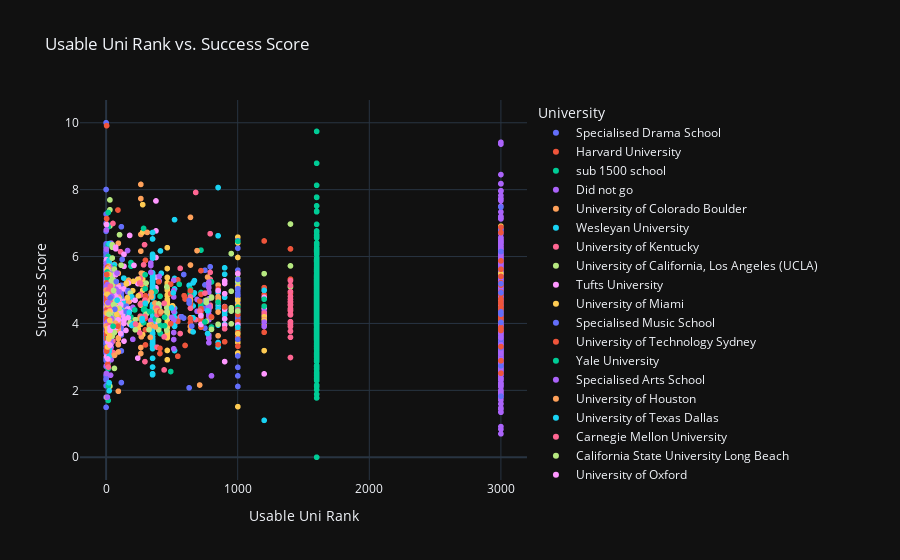

The notebook cell saved with this chart:
### Code cell
fig = px.scatter(
    actor_df,
    x="Usable Uni Rank",
    y="Success Score",
    color='University',
    title="Usable Uni Rank vs. Success Score",
    hover_data={"index": actor_df.index}  # Include index in hover data
)

fig.show()
